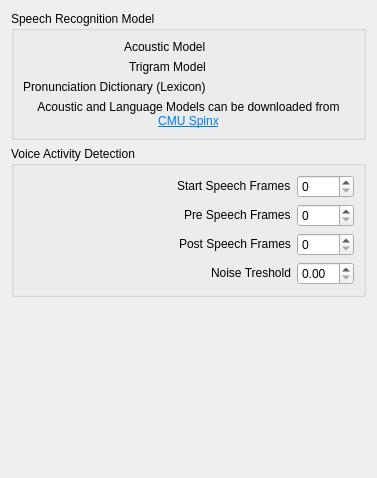
<?xml version="1.0" encoding="UTF-8"?>
<ui version="4.0">
 <class>PocketSphinxConfigWidget</class>
 <widget class="QWidget" name="PocketSphinxConfigWidget">
  <property name="geometry">
   <rect>
    <x>0</x>
    <y>0</y>
    <width>377</width>
    <height>478</height>
   </rect>
  </property>
  <layout class="QVBoxLayout" name="verticalLayout">
   <property name="sizeConstraint">
    <enum>QLayout::SetMinimumSize</enum>
   </property>
   <item>
    <widget class="QGroupBox" name="grpModel">
     <property name="title">
      <string>Speech Recognition Model</string>
     </property>
     <layout class="QGridLayout" name="gridLayout" columnstretch="1,2">
      <item row="3" column="0" alignment="Qt::AlignRight|Qt::AlignVCenter">
       <widget class="QLabel" name="label_lexiconFile">
        <property name="toolTip">
         <string>Main pronunciation dictionary (lexicon) input file</string>
        </property>
        <property name="text">
         <string>Pronunciation Dictionary (Lexicon)</string>
        </property>
        <property name="buddy">
         <cstring>kcfg_lexiconFile</cstring>
        </property>
       </widget>
      </item>
      <item row="2" column="0" alignment="Qt::AlignRight|Qt::AlignVCenter">
       <widget class="QLabel" name="label_trigramModelFile">
        <property name="toolTip">
         <string>Word trigram language model input file</string>
        </property>
        <property name="text">
         <string>Trigram Model</string>
        </property>
        <property name="buddy">
         <cstring>kcfg_trigramModelFile</cstring>
        </property>
       </widget>
      </item>
      <item row="3" column="1">
       <widget class="KUrlRequester" name="kcfg_lexiconFile"/>
      </item>
      <item row="1" column="1">
       <widget class="KUrlRequester" name="kcfg_acousticModelPath">
        <property name="mode">
         <set>KFile::Directory|KFile::ExistingOnly|KFile::LocalOnly</set>
        </property>
       </widget>
      </item>
      <item row="2" column="1">
       <widget class="KUrlRequester" name="kcfg_trigramModelFile"/>
      </item>
      <item row="1" column="0" alignment="Qt::AlignRight|Qt::AlignVCenter">
       <widget class="QLabel" name="label_acousticModelPath">
        <property name="toolTip">
         <string>Directory containing acoustic model files</string>
        </property>
        <property name="text">
         <string>Acoustic Model</string>
        </property>
        <property name="buddy">
         <cstring>kcfg_acousticModelPath</cstring>
        </property>
       </widget>
      </item>
      <item row="4" column="0" colspan="2">
       <widget class="QLabel" name="label_modelInfoText">
        <property name="text">
         <string>&lt;html&gt;&lt;head/&gt;&lt;body&gt;&lt;p align=&quot;center&quot;&gt;Acoustic and Language Models can be downloaded from &lt;a href=&quot;https://cmusphinx.github.io/wiki/download/&quot;&gt;&lt;span style=&quot; text-decoration: underline; color:#007af4;&quot;&gt;CMU Spinx&lt;/span&gt;&lt;/a&gt;&lt;/p&gt;&lt;/body&gt;&lt;/html&gt;</string>
        </property>
        <property name="textFormat">
         <enum>Qt::RichText</enum>
        </property>
        <property name="wordWrap">
         <bool>true</bool>
        </property>
        <property name="margin">
         <number>5</number>
        </property>
        <property name="openExternalLinks">
         <bool>true</bool>
        </property>
       </widget>
      </item>
     </layout>
    </widget>
   </item>
   <item>
    <widget class="QGroupBox" name="grpVAD">
     <property name="title">
      <string>Voice Activity Detection</string>
     </property>
     <layout class="QGridLayout" name="gridLayout_2" columnstretch="2,0">
      <item row="6" column="1">
       <widget class="QDoubleSpinBox" name="kcfg_vadTreshold">
        <property name="toolTip">
         <string>Threshold for decision between noise and silence frames. Log-ratio between signal level and noise leve</string>
        </property>
        <property name="maximum">
         <double>20.000000000000000</double>
        </property>
        <property name="singleStep">
         <double>0.100000000000000</double>
        </property>
       </widget>
      </item>
      <item row="2" column="1">
       <widget class="QSpinBox" name="kcfg_vadPreSpeech">
        <property name="maximum">
         <number>250</number>
        </property>
       </widget>
      </item>
      <item row="6" column="0" alignment="Qt::AlignRight|Qt::AlignVCenter">
       <widget class="QLabel" name="label_vadTreshold">
        <property name="toolTip">
         <string>Threshold for decision between noise and silence frames. Log-ratio between signal level and noise leve</string>
        </property>
        <property name="text">
         <string>Noise Treshold</string>
        </property>
        <property name="buddy">
         <cstring>kcfg_vadTreshold</cstring>
        </property>
       </widget>
      </item>
      <item row="2" column="0" alignment="Qt::AlignRight|Qt::AlignVCenter">
       <widget class="QLabel" name="label_vadPreSpeech">
        <property name="toolTip">
         <string>Num of speech frames to keep before silence to speech</string>
        </property>
        <property name="text">
         <string>Pre Speech Frames</string>
        </property>
        <property name="buddy">
         <cstring>kcfg_vadPreSpeech</cstring>
        </property>
       </widget>
      </item>
      <item row="3" column="0" alignment="Qt::AlignRight|Qt::AlignVCenter">
       <widget class="QLabel" name="label_vadPostSpeech">
        <property name="toolTip">
         <string>Num of silence frames to keep after from speech to silence</string>
        </property>
        <property name="text">
         <string>Post Speech Frames</string>
        </property>
        <property name="buddy">
         <cstring>kcfg_vadPostSpeech</cstring>
        </property>
       </widget>
      </item>
      <item row="1" column="0" alignment="Qt::AlignRight|Qt::AlignVCenter">
       <widget class="QLabel" name="label_vadStartSpeech">
        <property name="toolTip">
         <string>Num of speech frames to trigger vad from silence to speech</string>
        </property>
        <property name="text">
         <string>Start Speech Frames</string>
        </property>
        <property name="buddy">
         <cstring>kcfg_vadStartSpeech</cstring>
        </property>
       </widget>
      </item>
      <item row="3" column="1">
       <widget class="QSpinBox" name="kcfg_vadPostSpeech">
        <property name="maximum">
         <number>250</number>
        </property>
       </widget>
      </item>
      <item row="1" column="1">
       <widget class="QSpinBox" name="kcfg_vadStartSpeech">
        <property name="maximum">
         <number>230</number>
        </property>
       </widget>
      </item>
     </layout>
    </widget>
   </item>
   <item>
    <spacer name="spacer">
     <property name="orientation">
      <enum>Qt::Vertical</enum>
     </property>
     <property name="sizeHint" stdset="0">
      <size>
       <width>20</width>
       <height>40</height>
      </size>
     </property>
    </spacer>
   </item>
  </layout>
 </widget>
 <customwidgets>
  <customwidget>
   <class>KUrlRequester</class>
   <extends>QWidget</extends>
   <header>kurlrequester.h</header>
  </customwidget>
 </customwidgets>
 <tabstops>
  <tabstop>kcfg_acousticModelPath</tabstop>
  <tabstop>kcfg_trigramModelFile</tabstop>
  <tabstop>kcfg_lexiconFile</tabstop>
  <tabstop>kcfg_vadStartSpeech</tabstop>
  <tabstop>kcfg_vadPreSpeech</tabstop>
  <tabstop>kcfg_vadPostSpeech</tabstop>
  <tabstop>kcfg_vadTreshold</tabstop>
 </tabstops>
 <resources/>
 <connections/>
</ui>
